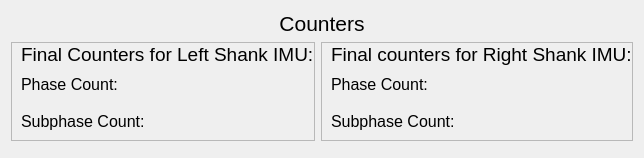
     <widget class="QWidget" name="page_07">
      <layout class="QGridLayout" name="gridLayout">
       <item row="2" column="0" colspan="2">
        <widget class="QWidget" name="finish_btn_widget_5" native="true">
         <property name="maximumSize">
          <size>
           <width>16777215</width>
           <height>80</height>
          </size>
         </property>
         <layout class="QHBoxLayout" name="finish_btn_layout_5">
          <property name="spacing">
           <number>0</number>
          </property>
          <property name="leftMargin">
           <number>0</number>
          </property>
          <property name="topMargin">
           <number>0</number>
          </property>
          <property name="rightMargin">
           <number>0</number>
          </property>
          <property name="bottomMargin">
           <number>0</number>
          </property>
         </layout>
        </widget>
       </item>
       <item row="0" column="0" colspan="2">
        <widget class="QLabel" name="title_label_7">
         <property name="maximumSize">
          <size>
           <width>16777215</width>
           <height>80</height>
          </size>
         </property>
         <property name="styleSheet">
          <string notr="true">font-size:16pt</string>
         </property>
         <property name="text">
          <string>Counters</string>
         </property>
         <property name="alignment">
          <set>Qt::AlignmentFlag::AlignCenter</set>
         </property>
        </widget>
       </item>
       <item row="1" column="0">
        <widget class="QFrame" name="left_leg_frame">
         <property name="frameShape">
          <enum>QFrame::Shape::StyledPanel</enum>
         </property>
         <property name="frameShadow">
          <enum>QFrame::Shadow::Raised</enum>
         </property>
         <layout class="QVBoxLayout" name="left_leg_layout">
          <property name="spacing">
           <number>0</number>
          </property>
          <property name="leftMargin">
           <number>9</number>
          </property>
          <property name="topMargin">
           <number>0</number>
          </property>
          <property name="rightMargin">
           <number>0</number>
          </property>
          <property name="bottomMargin">
           <number>0</number>
          </property>
          <item>
           <widget class="QLabel" name="count_label_2">
            <property name="maximumSize">
             <size>
              <width>16777215</width>
              <height>60</height>
             </size>
            </property>
            <property name="styleSheet">
             <string notr="true">font-size:14pt</string>
            </property>
            <property name="text">
             <string>Final Counters for Left Shank IMU:</string>
            </property>
           </widget>
          </item>
          <item>
           <widget class="QWidget" name="phase_left_widget" native="true">
            <layout class="QVBoxLayout" name="phase_left_layout">
             <property name="leftMargin">
              <number>0</number>
             </property>
             <item>
              <widget class="QLabel" name="phase_label_2">
               <property name="maximumSize">
                <size>
                 <width>16777215</width>
                 <height>40</height>
                </size>
               </property>
               <property name="styleSheet">
                <string notr="true">font-size:12pt</string>
               </property>
               <property name="text">
                <string>Phase Count:</string>
               </property>
              </widget>
             </item>
            </layout>
           </widget>
          </item>
          <item>
           <widget class="QWidget" name="subphase_left_widget" native="true">
            <layout class="QVBoxLayout" name="subphase_left_layout">
             <property name="leftMargin">
              <number>0</number>
             </property>
             <item>
              <widget class="QLabel" name="subphase_label_2">
               <property name="maximumSize">
                <size>
                 <width>16777215</width>
                 <height>40</height>
                </size>
               </property>
               <property name="styleSheet">
                <string notr="true">font-size:12pt</string>
               </property>
               <property name="text">
                <string>Subphase Count:</string>
               </property>
              </widget>
             </item>
            </layout>
           </widget>
          </item>
         </layout>
        </widget>
       </item>
       <item row="1" column="1">
        <widget class="QFrame" name="right_leg_frame">
         <property name="frameShape">
          <enum>QFrame::Shape::StyledPanel</enum>
         </property>
         <property name="frameShadow">
          <enum>QFrame::Shadow::Raised</enum>
         </property>
         <layout class="QVBoxLayout" name="right_leg_layout">
          <property name="spacing">
           <number>0</number>
          </property>
          <property name="leftMargin">
           <number>9</number>
          </property>
          <property name="topMargin">
           <number>0</number>
          </property>
          <property name="rightMargin">
           <number>0</number>
          </property>
          <property name="bottomMargin">
           <number>0</number>
          </property>
          <item>
           <widget class="QLabel" name="count_label">
            <property name="maximumSize">
             <size>
              <width>16777215</width>
              <height>60</height>
             </size>
            </property>
            <property name="styleSheet">
             <string notr="true">font-size:14pt</string>
            </property>
            <property name="text">
             <string>Final counters for Right Shank IMU:</string>
            </property>
           </widget>
          </item>
          <item>
           <widget class="QWidget" name="phase_right_widget" native="true">
            <layout class="QVBoxLayout" name="phase_right_layout">
             <property name="leftMargin">
              <number>0</number>
             </property>
             <item>
              <widget class="QLabel" name="phase_label">
               <property name="maximumSize">
                <size>
                 <width>16777215</width>
                 <height>40</height>
                </size>
               </property>
               <property name="styleSheet">
                <string notr="true">font-size:12pt</string>
               </property>
               <property name="text">
                <string>Phase Count:</string>
               </property>
              </widget>
             </item>
            </layout>
           </widget>
          </item>
          <item>
           <widget class="QWidget" name="subphase_right_widget" native="true">
            <layout class="QVBoxLayout" name="subphase_right_layout">
             <property name="leftMargin">
              <number>0</number>
             </property>
             <item>
              <widget class="QLabel" name="subphase_label">
               <property name="maximumSize">
                <size>
                 <width>16777215</width>
                 <height>40</height>
                </size>
               </property>
               <property name="styleSheet">
                <string notr="true">font-size:12pt</string>
               </property>
               <property name="text">
                <string>Subphase Count:</string>
               </property>
              </widget>
             </item>
            </layout>
           </widget>
          </item>
         </layout>
        </widget>
       </item>
      </layout>
     </widget>
